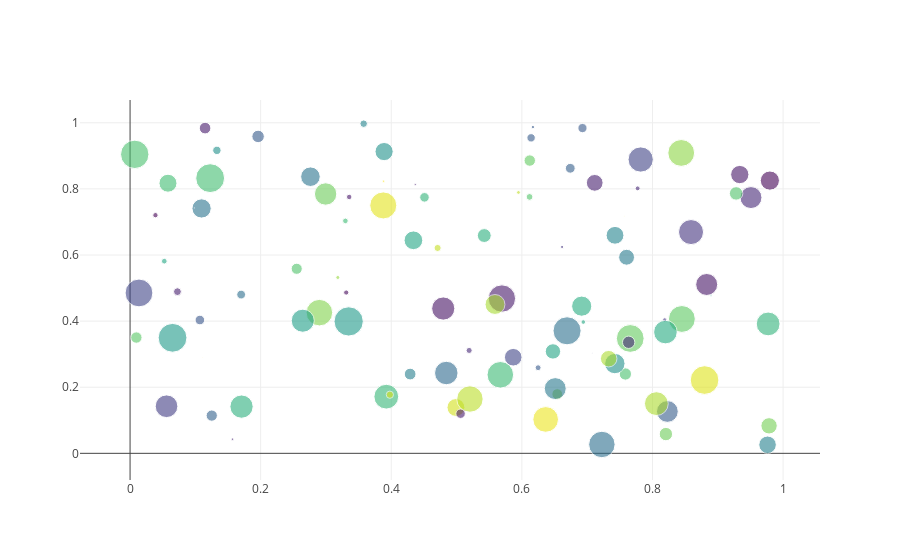

Source (notebook cell):
### Code cell
from plotly.offline import iplot, init_notebook_mode
import plotly.graph_objs as go
import plotly.io as pio

import os
import numpy as np
init_notebook_mode(connected=True)
N = 100
x = np.random.rand(N)
y = np.random.rand(N)
colors = np.random.rand(N)
sz = np.random.rand(N)*30

fig = go.Figure()
fig.add_scatter(x=x,
                y=y,
                mode='markers',
                marker={'size': sz,
                        'color': colors,
                        'opacity': 0.6,
                        'colorscale': 'Viridis'
                       });
iplot(fig)
